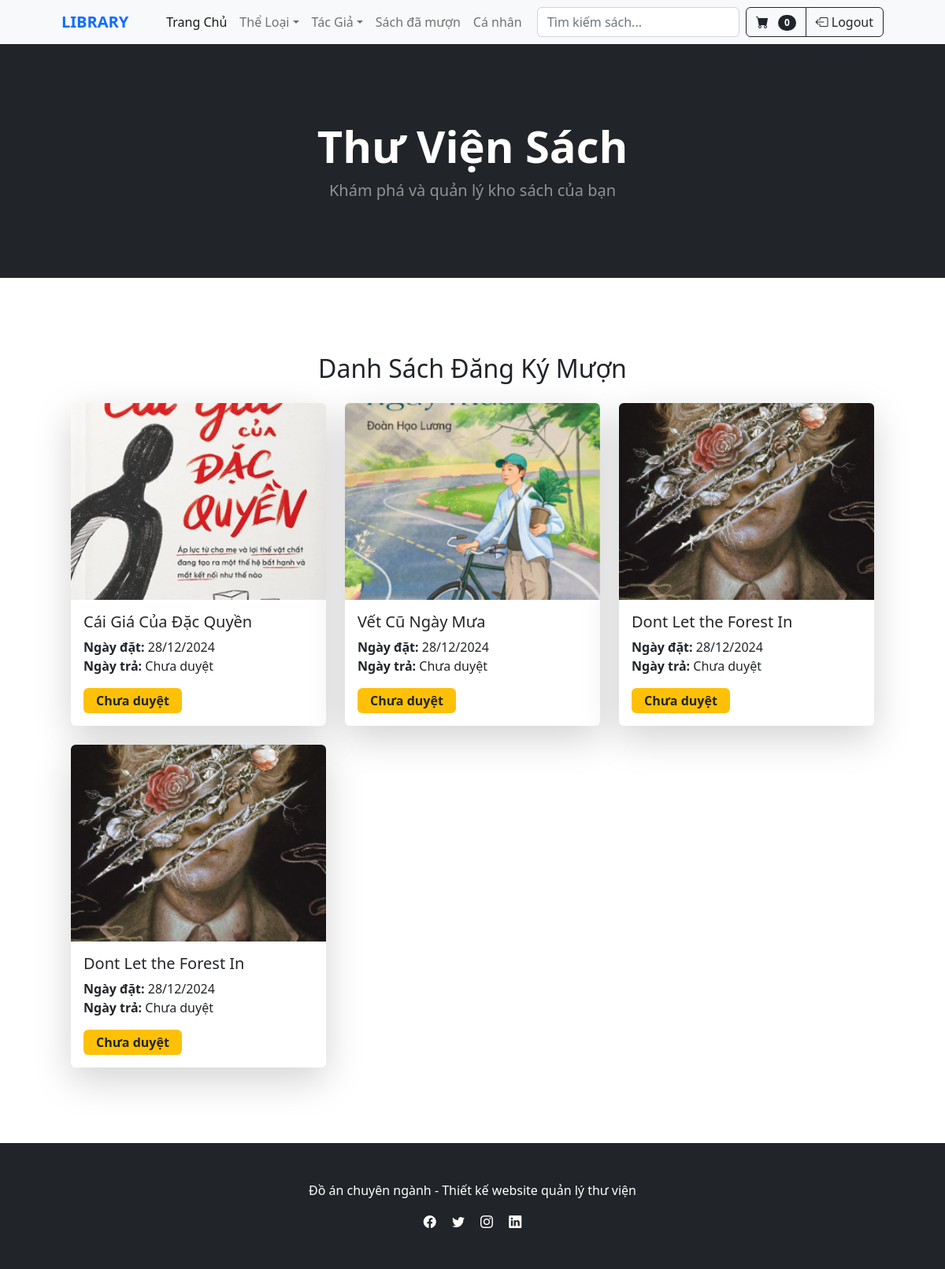
Page /index.php?quanly=sachdamuon (signed in) on the committed database.
### tables this page shows
CREATE TABLE `dat_sach` (
  `ma_dat_sach` int(11) NOT NULL,
  `code_cart` varchar(255) DEFAULT NULL,
  `ma_user` int(11) NOT NULL,
  `ngay_dat` date DEFAULT NULL,
  `trang_thai` enum('cho_duyet','da_duyet','huy','da_tra') DEFAULT 'cho_duyet'
);

CREATE TABLE `sach` (
  `ma_sach` int(11) NOT NULL,
  `ten_sach` varchar(255) NOT NULL,
  `hinh_anh` varchar(255) NOT NULL,
  `mo_ta` text NOT NULL,
  `ma_tac_gia` int(11) DEFAULT NULL,
  `ma_nha_xuat_ban` int(11) DEFAULT NULL,
  `nam_xuat_ban` year(4) DEFAULT NULL,
  `ma_the_loai` int(11) DEFAULT NULL,
  `so_luong` int(11) DEFAULT NULL,
  `ngay_tao` timestamp NOT NULL DEFAULT current_timestamp(),
  `ngay_cap_nhat` timestamp NOT NULL DEFAULT current_timestamp() ON UPDATE current_timestamp()
);

### user/main/sachdamuon.php (the view, shortened to what this page needs)
<?php
$ma_nguoi_dung = $_SESSION['ma_user'];
$sql_select = "SELECT dat_sach.*, sach.ten_sach, sach.hinh_anh, dat_sach_chi_tiet.code_cart, dat_sach.ngay_dat, phieu_muon.ngay_tra
    FROM dat_sach
    JOIN dat_sach_chi_tiet ON dat_sach.code_cart = dat_sach_chi_tiet.code_cart
    JOIN sach ON dat_sach_chi_tiet.ma_sach = sach.ma_sach
    LEFT JOIN phieu_muon ON phieu_muon.code_cart = dat_sach.code_cart AND phieu_muon.ma_user = dat_sach.ma_user
    WHERE dat_sach.ma_user = $ma_nguoi_dung";
$query = mysqli_query($conn, $sql_select);
?>
<div class="container my-5">
    <h2 class="text-center mb-4">Danh Sách Đăng Ký Mượn</h2>
    <div class="row gy-4">
        <?php
        if ($query->num_rows > 0) {
            while ($row = $query->fetch_assoc()) {
                $ngay_tra = ($row['trang_thai'] == 'da_duyet' && !empty($row['ngay_tra'])) ? date("d/m/Y", strtotime($row['ngay_tra'])) : 'Chưa duyệt';
        ?>
        <div class="col-md-6 col-lg-4">
            <div class="card shadow-lg border-0 h-100">
                <img src="admin/modules/qlsach/img/<?php echo htmlspecialchars($row['hinh_anh']); ?>" class="card-img-top rounded-top" alt="Book Image" style="height: 250px; object-fit: cover;">
                <div class="card-body d-flex flex-column">
                    <h5 class="card-title text-truncate" title="<?php echo htmlspecialchars($row['ten_sach']); ?>">
                        <?php echo htmlspecialchars($row['ten_sach']); ?>
                    </h5>
                    <p class="card-text">
                        <strong>Ngày đặt:</strong> <?php echo date("d/m/Y", strtotime($row['ngay_dat'])); ?><br>
                        <strong>Ngày trả:</strong> <?php echo $ngay_tra; ?>
                    </p>
                    <div class="mt-auto">
                        <span class="badge px-3 py-2 fs-6
                            <?php
                                if ($row['trang_thai'] == 'da_duyet') {
                                    echo 'bg-success';
                                } elseif ($row['trang_thai'] == 'cho_duyet') {
                                    echo 'bg-warning text-dark';
                                } else {
                                    echo 'bg-danger';
                                }
                            ?>">
                            <?php
                                if ($row['trang_thai'] == 'da_duyet') {
                                    echo 'Đã duyệt';
                                } elseif ($row['trang_thai'] == 'cho_duyet') {
                                    echo 'Chưa duyệt';
                                } else {
                                    echo 'Đã bị hủy';
                                }
                            ?>
                        </span>
                    </div>
                </div>
            </div>
        </div>
        <?php
            }
        } else {
            echo '<div class="col-12 text-center"><p class="text-muted">Bạn chưa mượn sách nào.</p></div>';
        }
        ?>
    </div>
</div>

### rows in the picture
dat_sach: sach.hinh_anh (picture), sach.ten_sach "Cái Giá Của Đặc Quyền", ngay_dat "28/12/2024", trang_thai "Chưa duyệt", sach.ten_sach "Vết Cũ Ngày Mưa", sach.ten_sach "Dont Let the Forest In"
dat_sach: sach.hinh_anh (picture), sach.ten_sach "Dont Let the Forest In", ngay_dat "28/12/2024", trang_thai "Chưa duyệt"

### other values in the picture
$total_quantity "0"
